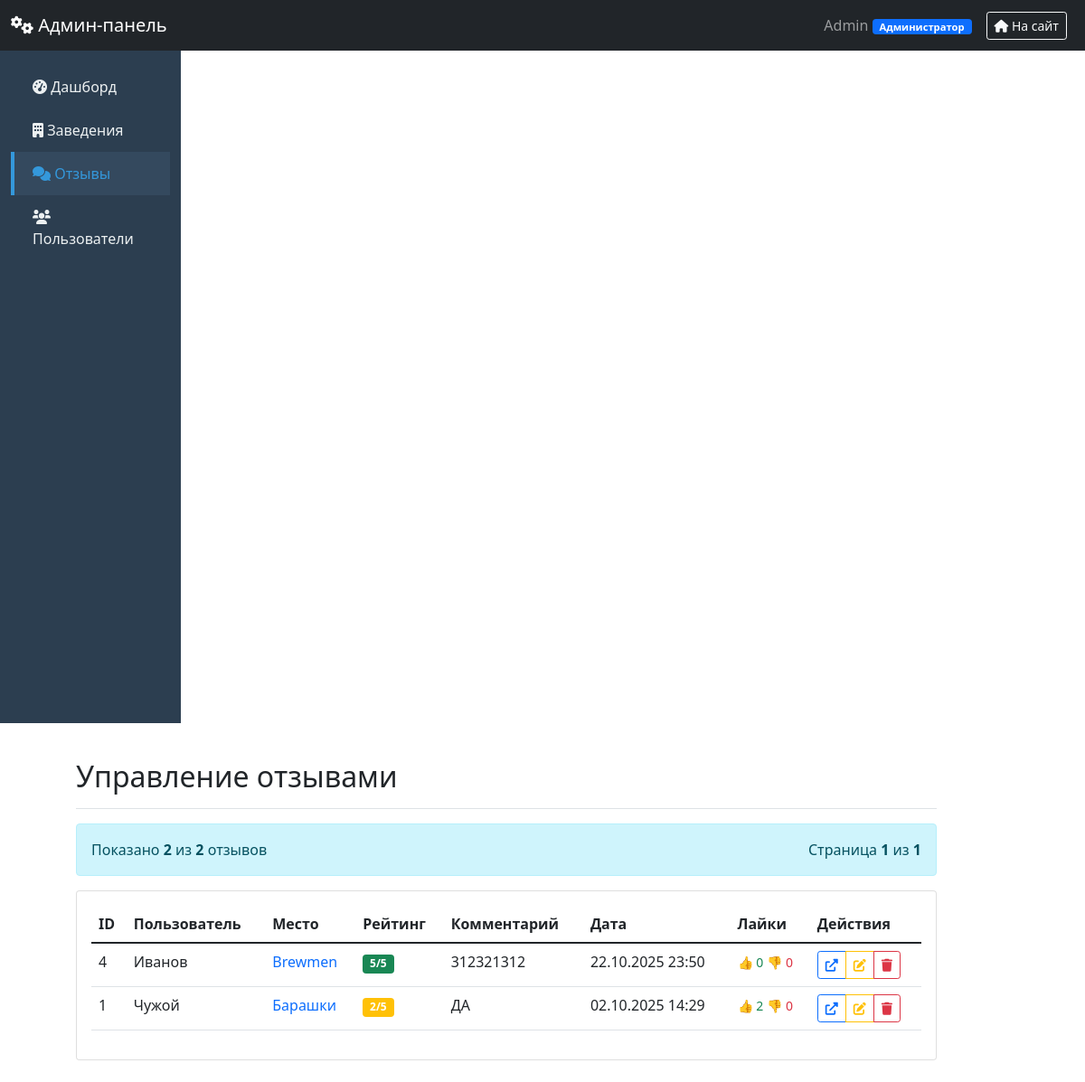
Screenshot of /admin/reviews (signed in) with the database file from the repository.
### main.py (models this page shows, shortened)
class User(db.Model):
    id = db.Column(db.Integer, primary_key=True)
    username = db.Column(db.String(150), nullable=False, unique=True)
    password = db.Column(db.String(150), nullable=False)
    role = db.Column(db.String(50), default='trainee')  # trainee, moderator, editor, admin
    created_at = db.Column(db.DateTime, default=datetime.utcnow)
    last_login = db.Column(db.DateTime)
    @property
    def role_display(self):
        return get_role_display_name(self.role)

class Review(db.Model):
    id = db.Column(db.Integer, primary_key=True)
    restaurant_id = db.Column(db.String(50), nullable=False)
    username = db.Column(db.String(100), nullable=False)
    rating = db.Column(db.Integer, nullable=False)
    comment = db.Column(db.Text)
    created_at = db.Column(db.DateTime, default=get_moscow_time)
    updated_at = db.Column(db.DateTime)  # Добавляем поле для времени редактирования
    likes = db.Column(db.Integer, default=0)
    dislikes = db.Column(db.Integer, default=0)
    user_token = db.Column(db.String(255))  # Для анонимных пользователей
    device_fingerprint = db.Column(db.String(255))  # Добавляем это поле
    user_ratings = db.Column(db.JSON, default=dict)

class Place(db.Model):
    __tablename__ = 'place'
    id = db.Column(db.Integer, primary_key=True)
    title = db.Column(db.String(100), nullable=True)
    slug = db.Column(db.String(100), unique=True, nullable=True)  # Для английских URL
    description = db.Column(db.Text, nullable=True)
    tags = db.Column(db.Text, nullable=True)
    telephone = db.Column(db.String(20), nullable=True)
    address = db.Column(db.String(200), nullable=True)
    image_path = db.Column(db.String(200), nullable=True)
    category = db.Column(db.String(50), nullable=False, default='Restaurant')
    category_en = db.Column(db.String(50), nullable=False, default='Restaurant')
    latitude = db.Column(db.Float)  # широта для карт
    longitude = db.Column(db.Float)  # долгота для карт
    working_hours = db.Column(db.JSON)  # {"пн-пт": "10:00-22:00", "сб-вс": "11:00-23:00"}
    menu_pdf_path = db.Column(db.String(255))  # Пдф файлы
    CATEGORY_MAPPING = {
        'Ресторан': 'Restaurant',
        'Кафе': 'Cafe',
        'Магазин': 'Shop',
        'Музей': 'Museum',
        'Театр': 'Theatre',
        'Библиотека': 'Library',
        'Парк': 'Park',
        'Кинотеатр': 'Cinema',
        'Спортплощадка': 'Sports',
        'Церковь': 'Church',
        'Гостиница': 'Hotel',
        'Иконка': 'Icon'
    }

### main.py (the view)
@app.route('/admin/reviews')
@admin_required
def admin_reviews_page():
    user = User.query.filter_by(username=session['username']).first()
    if user.role == 'trainee':
        return render_template('Error.html', error_code=403, error_message="Доступ запрещён"), 403
    page = request.args.get('page', 1, type=int)
    per_page = 20
    reviews_pagination = Review.query.order_by(Review.created_at.desc()).paginate(
        page=page,
        per_page=per_page,
        error_out=False
    )
    reviews_with_places = []
    for review in reviews_pagination.items:
        place = None
        if review.restaurant_id.isdigit():
            place = Place.query.get(int(review.restaurant_id))
        else:
            place = Place.query.filter_by(slug=review.restaurant_id).first()
        reviews_with_places.append({
            'review': review,
            'place_title': place.title if place else review.restaurant_id,
            'place_url': url_for('place_page_by_slug', category_en=place.category_en,
                                 slug=place.slug) if place and place.slug else url_for('restaurant_page',
                                                                                       id=place.id) if place else '#'
        })
    return render_template('admin_reviews.html',
                           current_user=user,
                           reviews_data=reviews_with_places,
                           pagination=reviews_pagination)

### main.py (called while the page is built)
def get_role_display_name(role):
    return ROLE_PERMISSIONS.get(role, {}).get('name', role)

def admin_required(f):
    @wraps(f)
    def decorated_function(*args, **kwargs):
        if 'username' not in session:
            flash('Требуется авторизация', 'error')
            return redirect(url_for('index'))
        user = User.query.filter_by(username=session['username']).first()
        from flask import g
        g.current_user = user
        return f(*args, **kwargs)
    return decorated_function

@app.context_processor
def utility_processor():
    def generate_category_en_for_template(category_name):
        """Генерация английского названия категории для шаблонов"""
        return generate_category_en(category_name)
    return {'generate_category_en_for_template': generate_category_en_for_template}

### templates/admin_reviews.html (shortened to what this page needs)
{% extends "base_admin.html" %}
{% block content %}
<div class="d-flex justify-content-between flex-wrap flex-md-nowrap align-items-center pt-3 pb-2 mb-3 border-bottom">
    <h1 class="h2">Управление отзывами</h1>
</div>
<div class="alert alert-info d-flex justify-content-between align-items-center">
    <span>
        Показано <strong>{{ reviews_data|length }}</strong> из <strong>{{ pagination.total }}</strong> отзывов
    </span>
    <span>
        Страница <strong>{{ pagination.page }}</strong> из <strong>{{ pagination.pages }}</strong>
    </span>
</div>
<div class="card">
    <div class="card-body">
        <div class="table-responsive">
            <table class="table table-hover">
                <thead>
                    <tr>
                        <th>ID</th>
                        <th>Пользователь</th>
                        <th>Место</th>
                        <th>Рейтинг</th>
                        <th>Комментарий</th>
                        <th>Дата</th>
                        <th>Лайки</th>
                        <th>Действия</th>
                    </tr>
                </thead>
                <tbody>
                    {% for item in reviews_data %}
                    {% set review = item.review %}
                    <tr>
                        <td>{{ review.id }}</td>
                        <td>{{ review.username }}</td>
                        <td>
                            <a href="{{ item.place_url }}" target="_blank" class="text-decoration-none">
                                {{ item.place_title }}
                            </a>
                        </td>
                        <td>
                            <span class="badge bg-{{ 'success' if review.rating >= 4 else 'warning' }} if review.rating == 3 else 'danger' }}">
                                {{ review.rating }}/5
                            </span>
                        </td>
                        <td>
                            {% if review.comment %}
                                {{ review.comment[:100] }}{% if review.comment|length > 100 %}...{% endif %}
                            {% else %}
                                <span class="text-muted">—</span>
                            {% endif %}
                        </td>
                        <td>{{ review.created_at.strftime('%d.%m.%Y %H:%M') }}</td>
                        <td>
                            <small class="text-success">👍 {{ review.likes or 0 }}</small>
                            <small class="text-danger">👎 {{ review.dislikes or 0 }}</small>
                        </td>
                        <td>
                            <div class="btn-group btn-group-sm">
                                <a href="{{ item.place_url }}#review-{{ review.id }}"
                                   class="btn btn-outline-primary"
                                   target="_blank"
                                   title="Перейти к отзыву">
                                    <i class="fas fa-external-link-alt"></i>
                                </a>
                                <button class="btn btn-outline-warning edit-review"
                                        data-review-id="{{ review.id }}"
                                        data-username="{{ review.username }}"
                                        data-rating="{{ review.rating }}"
                                        data-comment="{{ review.comment }}"
                                        title="Редактировать отзыв">
                                    <i class="fas fa-edit"></i>
                                </button>
                                <button class="btn btn-outline-danger delete-review"
                                        data-review-id="{{ review.id }}"
                                        data-username="{{ review.username }}"
                                        title="Удалить отзыв">
                                    <i class="fas fa-trash"></i>
                                </button>
                            </div>
                        </td>
                    </tr>
                    {% endfor %}
                </tbody>
            </table>
        </div>
    </div>
</div>
{% endblock %}

### templates/base_admin.html (shortened to what this page needs)
<!DOCTYPE html>
<html lang="ru">
<head>
    <link href="https://cdn.jsdelivr.net/npm/bootstrap@5.1.3/dist/css/bootstrap.min.css" rel="stylesheet">
    <link href="https://cdnjs.cloudflare.com/ajax/libs/font-awesome/6.0.0/css/all.min.css" rel="stylesheet">
</head>
<body>
    <nav class="navbar navbar-dark bg-dark">
        <div class="container-fluid">
            <a class="navbar-brand" href="{{ url_for('admin_dashboard') }}">
                <i class="fas fa-cogs"></i> Админ-панель
            </a>
            <div class="d-flex align-items-center">
                <div class="role-tooltip-container">
                    <span class="navbar-text me-3" id="roleBadge" data-role="{{ current_user.role }}">
                        {{ current_user.username }}
                        <span class="badge bg-primary role-badge">
                            {{ current_user.role_display }}
                        </span>
                    </span>
                </div>
                <a href="{{ url_for('index') }}" class="btn btn-outline-light btn-sm me-2">
                    <i class="fas fa-home"></i> На сайт
                </a>
            </div>
        </div>
    </nav>
    <div class="container-fluid">
        <div class="row">
            <div class="col-md-3 col-lg-2 sidebar d-md-block">
                <div class="position-sticky pt-3">
                    <ul class="nav flex-column">
                        <li class="nav-item">
                            <a class="nav-link {{ 'active' if request.endpoint == 'admin_dashboard' }}"
                               href="{{ url_for('admin_dashboard') }}">
                                <i class="fas fa-tachometer-alt"></i> Дашборд
                            </a>
                        </li>
                        <li class="nav-item">
                            <a class="nav-link {{ 'active' if request.endpoint == 'admin_places' }}"
                               href="{{ url_for('admin_places') }}">
                                <i class="fas fa-building"></i> Заведения
                            </a>
                        </li>
                        {% if current_user.role in ['moderator', 'editor', 'admin'] %}
                        <li class="nav-item">
                            <a class="nav-link {{ 'active' if request.endpoint == 'admin_reviews_page' }}"
                               href="{{ url_for('admin_reviews_page') }}">
                                <i class="fas fa-comments"></i> Отзывы
                            </a>
                        </li>
                        {% endif %}
                        {% if current_user.role in ['moderator', 'editor', 'admin'] %}
                        <li class="nav-item">
                            <a class="nav-link {{ 'active' if request.endpoint == 'admin_users' }}"
                               href="{{ url_for('admin_users') }}">
                                <i class="fas fa-users"></i> Пользователи
                            </a>
                        </li>
                        {% endif %}
                    </ul>
                </div>
            </div>
            <main class="col-md-9 ms-sm-auto col-lg-10 px-md-4 py-4">
                {% block content %}{% endblock %}
            </main>
        </div>
    </div>
</body>
</html>

### templates/base_admin.html (style rules this page uses)
.sidebar { width: 200px; min-height: calc(100vh - 56px); background: #2c3e50; }
.sidebar .nav-link { color: #ecf0f1; padding: 12px 20px; border-left: 4px solid transparent; }
.sidebar .nav-link.active { background: #34495e; border-left-color: #3498db; color: #3498db; }
.role-badge { font-size: 0.7em; padding: 3px 8px; }
.col-md-9 { margin-left: 60px !important; }
.role-tooltip-container { position: relative; display: inline-block; cursor: pointer; }
.role-badge { cursor: pointer; transition: all 0.2s ease; }

### rows the page displays
User: username "Admin", role_display "Администратор"
Place: place_title "Brewmen"
Review: id "4", username "Иванов", rating "5", comment "312321312", created_at "22.10.2025 23:50", likes "0", dislikes "0"
Place: place_title "Барашки"
Review: id "1", username "Чужой", rating "2", comment "ДА", created_at "02.10.2025 14:29", likes "2", dislikes "0"

### other values shown
{{ reviews_data|length }} "2"
{{ pagination.total }} "2"
{{ pagination.page }} "1"
{{ pagination.pages }} "1"
